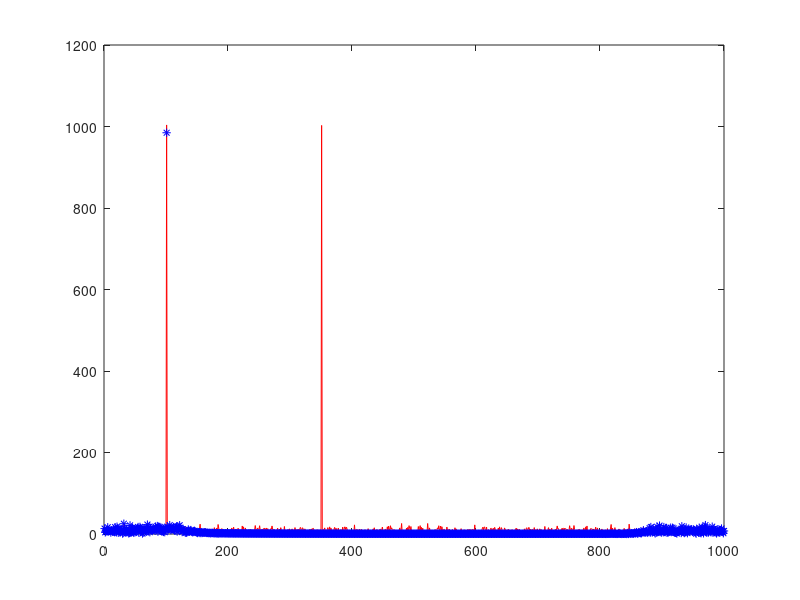

The MATLAB script that drew this image:
%Filter

clc
clear
close all

fs=1;
Ts=1/fs; 
ws=0.6*pi/pi; 
wp=0.2*pi/pi; 

%omega=@(w) (2/Ts)*tan(w/2); 
%omegap=omega(wp)/pi; 
%%omegas=omega(ws)/pi; 

Delta1=0.01;
Delta2=0.0001; 

kp=-20*log10(1-Delta1); 
ks=-20*log10(Delta2);

[n,wn] = buttord(wp,ws,kp,ks);  
[b,a] = butter(n,wn);

w1 = 0.2*pi;
w2 = 0.7*pi;

N=1000;
n=0:N-1;
A1=1;
A2=1;

x=A1*exp(i*w1*n)+A2*exp(i*w2*n);
sigma=0.1;
y=x + sqrt(sigma)*randn(size(x));
yf=filter(b,a,y);

SP=fft(y);
INP=fft(yf);

plot(abs(SP),'r');
hold on
plot(abs(INP),'b*');
